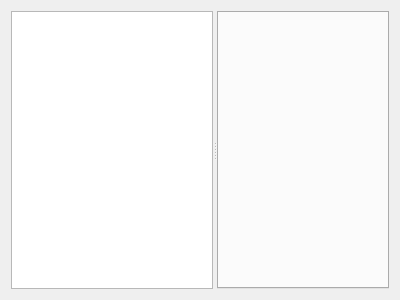
<?xml version="1.0" encoding="UTF-8"?>
<ui version="4.0">
 <class>EditorPage</class>
 <widget class="QWidget" name="EditorPage">
  <property name="geometry">
   <rect>
    <x>0</x>
    <y>0</y>
    <width>400</width>
    <height>300</height>
   </rect>
  </property>
  <property name="font">
   <font>
    <family>Ubuntu Sans Mono</family>
   </font>
  </property>
  <property name="windowTitle">
   <string>Form</string>
  </property>
  <layout class="QHBoxLayout" name="horizontalLayout">
   <item>
    <widget class="QSplitter" name="splitter">
     <property name="orientation">
      <enum>Qt::Orientation::Horizontal</enum>
     </property>
     <widget class="QTreeView" name="fileTree"/>
     <widget class="QStackedWidget" name="stackedWidget">
      <property name="baseSize">
       <size>
        <width>0</width>
        <height>0</height>
       </size>
      </property>
      <property name="currentIndex">
       <number>1</number>
      </property>
      <widget class="QWidget" name="noFileOpenPage">
       <layout class="QHBoxLayout" name="horizontalLayout_3">
        <item>
         <widget class="QLabel" name="label">
          <property name="text">
           <string>No File Open
 Open a file to start editing </string>
          </property>
         </widget>
        </item>
       </layout>
      </widget>
      <widget class="QWidget" name="editorTabPage">
       <layout class="QHBoxLayout" name="horizontalLayout_2">
        <property name="spacing">
         <number>0</number>
        </property>
        <property name="leftMargin">
         <number>0</number>
        </property>
        <property name="topMargin">
         <number>0</number>
        </property>
        <property name="rightMargin">
         <number>0</number>
        </property>
        <property name="bottomMargin">
         <number>0</number>
        </property>
        <item>
         <widget class="QTabWidget" name="editorTabs"/>
        </item>
       </layout>
      </widget>
     </widget>
    </widget>
   </item>
  </layout>
 </widget>
 <resources/>
 <connections/>
</ui>
